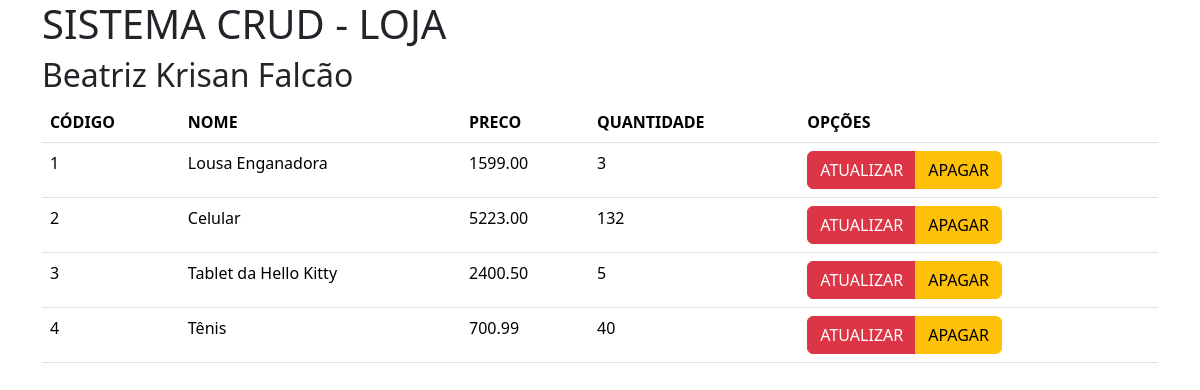
The app's page /listar_produtos.php, older data.
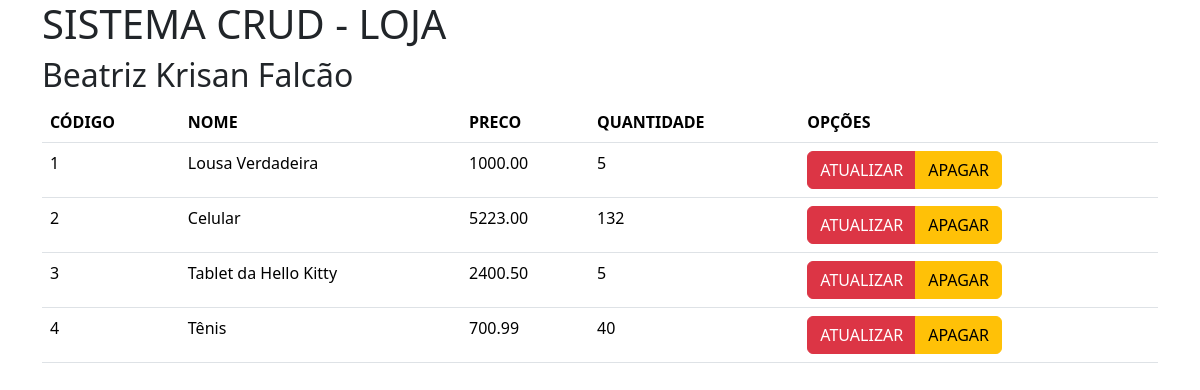
The same page, newer data.
### tables this page shows
CREATE TABLE `produtos` (
  `id` int(11) NOT NULL,
  `nome` varchar(255) NOT NULL,
  `preco` decimal(10,2) NOT NULL,
  `quantidade` int(11) NOT NULL
);

### listar_produtos.php (the view, shortened to what this page needs)
<?php
    include 'pedaco.php'
?>
    <div class="container">
        <table class="table">
            <thead>
                <tr>
                    <th scope="col">CÓDIGO</th>
                    <th scope="col">NOME</th>
                    <th scope="col">PRECO</th>
                    <th scope="col">QUANTIDADE</th>
                    <th scope="col">OPÇÕES</th>
                </tr>
            </thead>
            <tbody>
            <?php
                require 'conexao.php';
                $sql = "SELECT * FROM produtos";
                $stmt = $pdo->query($sql);
                while ($produto = $stmt->fetch(PDO::FETCH_ASSOC)) {
                    echo "<tr>";
                        echo "<td>" . $produto['id'] . "</td>";
                        echo "<td>" . $produto['nome'] . "</td>";
                        echo "<td>" . $produto['preco'] . "</td>";
                        echo "<td>" . $produto['quantidade'] . "</td>";
                        echo "
                        <td>
                            <div class='btn-group' role='group'>
                                <a href='form_atualiza.php?id=" . $produto['id'] . "' type='button' class='btn btn-danger'>ATUALIZAR</a>
                                <a href='#' type='button' class='btn btn-warning'>APAGAR</a>
                            </div>
                        </td>
                        ";
                    echo "</tr>";
                }
            ?>
            </tbody>
        </table>
    </div>
</body>
</html>

### pedaco.php (shortened to what this page needs)
<!DOCTYPE html>
<html lang="en">
<head>
    <link href="https://cdn.jsdelivr.net/npm/bootstrap@5.3.7/dist/css/bootstrap.min.css" rel="stylesheet">
</head>
<body>
    <div class="container">
        <h1>SISTEMA CRUD - LOJA</h1>
        <h2>Beatriz Krisan Falcão</h2>
    </div>

Row changes from the older to the newer data that the page shows:
changed produtos id 1: nome "Lousa Enganadora" → "Lousa Verdadeira"; preco "1599.00" → "1000.00"; quantidade "3" → "5"
